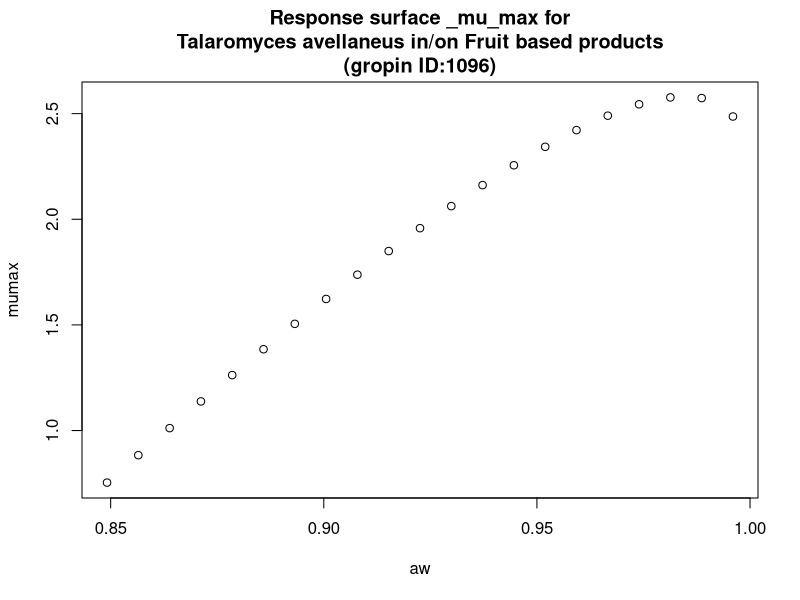

Reproduce this figure in R.
#############################
# start of Parameter script
#############################
aw <- seq(0.849150849150849,0.995995,length.out=21)
#############################
# end of Parameter script
#############################
############################# 
# start of Model script Gropin ID 1096 
#############################
 
# constant coefficients for this model
 
variables <- data.frame(aw)
argumentsPar <- unique.data.frame(expand.grid(variables))
 
# heart of the model
response_surface <- function(aw) {
   mumax <-(2.183+6.445*sqrt(1-aw)-26.070*((sqrt(1-aw))^2))

	return(mumax=mumax)
} 

# output parameters
responseSurface <- cbind(argumentsPar,response_surface(argumentsPar['aw']))
colnames(responseSurface) <- c(colnames(argumentsPar),'mumax')
#############################
# End of Model script
#############################
############################# 
# start of Visualisation script Gropin ID 1096 
#############################
titleText <-'Response surface _mu_max for
Talaromyces avellaneus in/on Fruit based products
(gropin ID:1096)'
plot(aw,responseSurface$'mumax',xlab='aw',
                          ylab='mumax',main=titleText)
#############################
# End of Visualisation script
#############################
